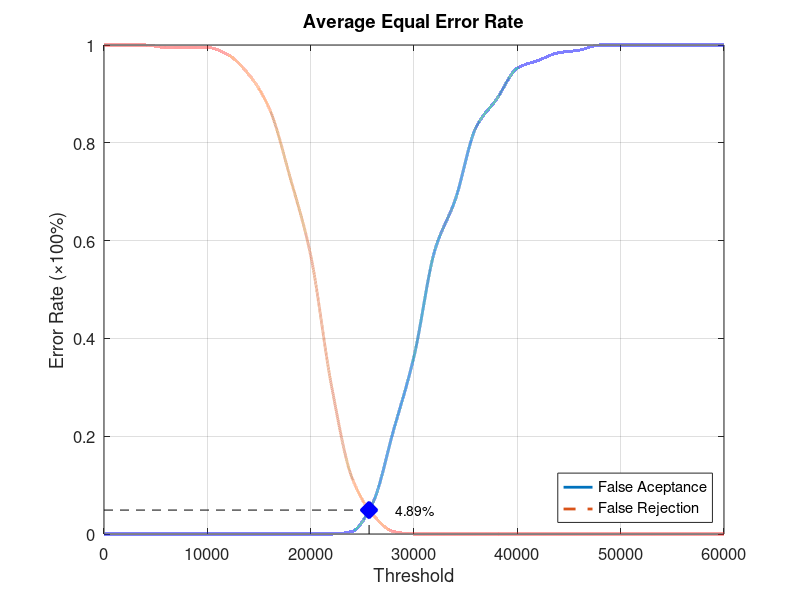
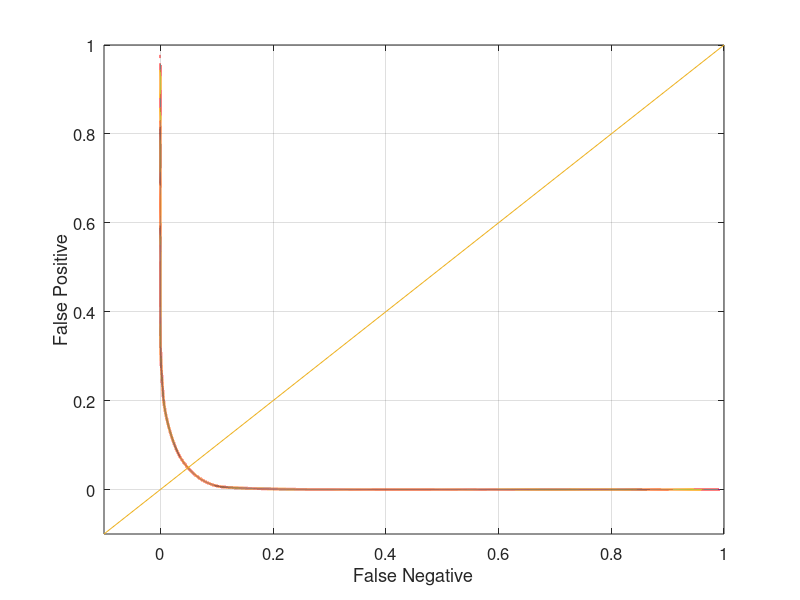

Reproduce these figures in MATLAB, in order.
function yEER = Database1_2
close all;
clear;
clc;
x = 0:2000:60000;
xq = 0:0.5:60000;

y0 = [0 0 0 0 0 0 0 0 0 0 0 0 0.00526316 0.0631579 0.210526 0.363158 0.578947 0.684211 0.831579 0.889474 0.952632 0.968421 0.984211 0.989474 1 1 1 1 1 1 1];
yy0 = interp1(x, y0, xq, 'pchip');
y1 = [1 1 1 0.995 0.995 0.995 0.98 0.94 0.87 0.73 0.57 0.305 0.115 0.04 0.005 0 0 0 0 0 0 0 0 0 0 0 0 0 0 0 0];
yy1 = interp1(x, y1, xq, 'pchip');

% Calculating EER: 
y2 = abs(y0 - y1);
find(y2 == min(y2))
yy2 = abs(yy0 - yy1);
xEER = find(yy2 == min(yy2));
xEERIndex = xq(xEER) % X-axis EER
yEER = yy0(xEER) % Y-axis EER

main = figure
plot(xq, yy0,'-','LineWidth', 2);	hold on
plot(xq, yy1,'--','LineWidth', 2);	hold on
plot([xEERIndex xEERIndex], [0 yEER], 'k--');	hold on
plot([0 xEERIndex], [yEER yEER], 'k--');	hold on
plot(xEERIndex, yEER, 'bx', 'LineWidth', 10);	hold on
text(xEERIndex + 10 * xEERIndex / 100, yEER, [num2str(round((10000 * yEER)) / 100) '%'])
legend('False Aceptance', 'False Rejection', 'Location', 'SouthEast')
xlabel('Threshold')
ylabel('Error Rate (\times100%)')
title('Average Equal Error Rate')
set(gca, 'FontSize', 12)
axis([0 60000 0 1])
grid on

print(main, 'Database1_2Main', '-dpng');
FNRxFPR = figure('Color', [1 1 1]);
plot(yy1, yy0, '-', yy1, yy0, 'LineWidth', 2);
hold on
y = -0.1:0.1:1
plot(y, y); 
set(gca, 'FontSize', 12)
xlabel('False Negative')
ylabel('False Positive')
axis([-0.1 1 -0.1 1])
set(gca, 'FontSize', 12)
grid on

print(FNRxFPR, 'Database1_2FNRxFPR','-dpng');
end
